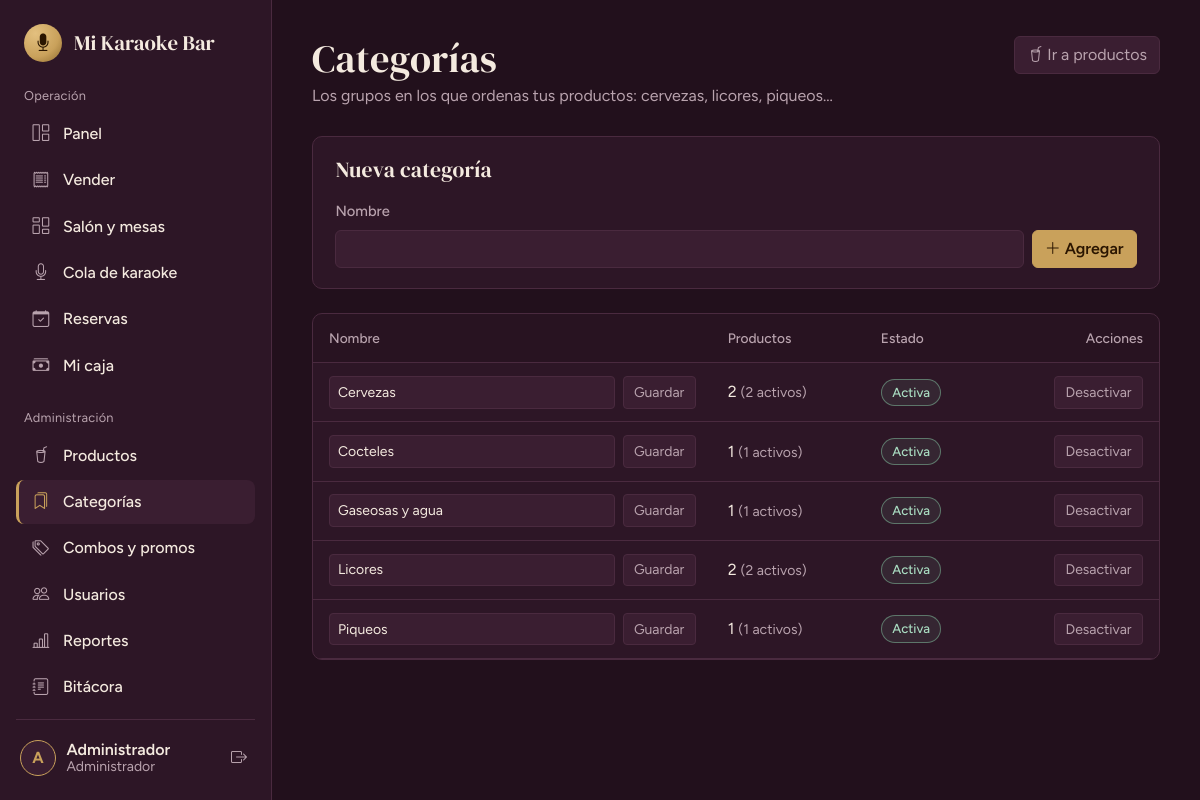
Screenshot of /categorias (signed in) with the database file from the repository.
### tables this page shows
CREATE TABLE IF NOT EXISTS usuarios (
  id          INT UNSIGNED PRIMARY KEY AUTO_INCREMENT,
  rol_id      TINYINT UNSIGNED NOT NULL,
  nombre      VARCHAR(100) NOT NULL,
  usuario     VARCHAR(50)  NOT NULL UNIQUE,
  password    VARCHAR(255) NOT NULL,            
  telefono    VARCHAR(20)  NULL,
  estado      TINYINT(1) NOT NULL DEFAULT 1,    
  ultimo_login DATETIME NULL,
  created_at  TIMESTAMP NOT NULL DEFAULT CURRENT_TIMESTAMP,
  CONSTRAINT fk_usuarios_rol FOREIGN KEY (rol_id) REFERENCES roles(id)
);

CREATE TABLE IF NOT EXISTS categorias (
  id      INT UNSIGNED PRIMARY KEY AUTO_INCREMENT,
  nombre  VARCHAR(80) NOT NULL UNIQUE,
  estado  TINYINT(1) NOT NULL DEFAULT 1
);

### app/core/Controller.php (called while the page is built, shortened)
<?php
abstract class Controller
{
    protected function view(string $view, array $data = [], string $layout = 'main'): void
    {
        extract($data, EXTR_SKIP);
        require APP_PATH . "/views/$view.php";
        $content = ob_get_clean();
        require APP_PATH . "/views/layouts/$layout.php";
    }
    protected function requireAuth(array $roles = []): void
    {
        Auth::refresh();
    }
}

### app/controllers/CategoriasController.php (called while the page is built, shortened)
<?php
class CategoriasController extends Controller
{
    public function __construct()
    {
        $this->requireAuth(['admin']);
    }
    public function index(): void
    {
        $this->view('categorias/index', ['title' => 'Categorías', 'categorias' => Categoria::todas()]);
    }
}

### app/core/Router.php (called while the page is built, shortened)
<?php
class Router
{
    public function dispatch(): void
    {
        try {
            $url   = trim((string) ($_GET['url'] ?? ''), '/');
            $parts = $url === '' ? [] : explode('/', $url);
            $c = strtolower($parts[0]);
            $m = $parts[1] ?? ($c === 'auth' ? 'login' : 'index');
            $params = array_slice($parts, 2);
            $obj = new $class();
            $ref = new ReflectionMethod($obj, $m);
            $ref->invokeArgs($obj, $params);
        } catch (AppException $e) {
            (new ErrorController())->show500($e->getMessage());
        } catch (Throwable $e) {
            error_log((string) $e);
            (new ErrorController())->show500(APP_ENV === 'development' ? $e->getMessage() : null);
        }
    }
}

### public/index.php (called while the page is built, shortened)
<?php
require APP_PATH . '/config/config.php';
spl_autoload_register(function (string $class): void {
    foreach (['core', 'controllers', 'models'] as $dir) {
        $file = APP_PATH . "/$dir/$class.php";
        if (is_file($file)) { require $file; return; }
    }
});
require APP_PATH . '/core/helpers.php';
(new Router())->dispatch();

### app/core/helpers.php (called while the page is built, shortened)
<?php
function e(mixed $v): string { return htmlspecialchars((string) $v, ENT_QUOTES | ENT_SUBSTITUTE, 'UTF-8'); }
function url(string $path = ''): string { return BASE_URL . '/' . ltrim($path, '/'); }
function old(string $key, string $default = ''): string { return e($GLOBALS['_old'][$key] ?? $default); }

### app/core/Database.php (called while the page is built, shortened)
<?php
class Database
{
    private static ?PDO $pdo = null;
    public static function pdo(): PDO
    {
        if (self::$pdo === null) {
            try {
                $dsn = 'mysql:host=' . DB_HOST . ';dbname=' . DB_NAME . ';charset=utf8mb4';
                self::$pdo = new PDO($dsn, DB_USER, DB_PASS, [
                    PDO::ATTR_ERRMODE            => PDO::ERRMODE_EXCEPTION,
                    PDO::ATTR_DEFAULT_FETCH_MODE => PDO::FETCH_ASSOC,
                    PDO::ATTR_EMULATE_PREPARES   => false,
                ]);
                self::$pdo->exec("SET time_zone = '-05:00'");
            } catch (PDOException $e) {
                error_log('DB connect: ' . $e->getMessage());
                throw new AppException('No se pudo conectar a la base de datos. Revisa que MySQL esté encendido en XAMPP y que hayas importado karaoke_bar.sql.');
            }
        }
        return self::$pdo;
    }
    public static function all(string $sql, array $params = []): array
    {
        $st = self::pdo()->prepare($sql);
        $st->execute($params);
        return $st->fetchAll();
    }
    public static function one(string $sql, array $params = []): ?array
    {
        $st = self::pdo()->prepare($sql);
        $st->execute($params);
        $row = $st->fetch();
        return $row === false ? null : $row;
    }
}

### app/models/Categoria.php (called while the page is built, shortened)
<?php
class Categoria
{
    public static function todas(): array
    {
        return Database::all(
            'SELECT c.id, c.nombre, c.estado, COUNT(p.id) AS productos, COALESCE(SUM(p.estado = 1), 0) AS activos
               FROM categorias c LEFT JOIN productos p ON p.categoria_id = c.id
              GROUP BY c.id, c.nombre, c.estado
              ORDER BY c.estado DESC, c.nombre'
        );
    }
}

### app/models/Config.php (called while the page is built, shortened)
<?php
class Config
{
    private static ?array $cache = null;
    public static function get(string $clave, string $default = ''): string
    {
        if (self::$cache === null) {
            try {
                self::$cache = array_column(Database::all('SELECT clave, valor FROM configuracion'), 'valor', 'clave');
            } catch (Throwable $e) {
                self::$cache = [];
            }
        }
        return self::$cache[$clave] ?? $default;
    }
}

### app/config/menu.php (called while the page is built)
<?php
return [
  ['grupo' => 'Operación', 'items' => [
    ['label' => 'Panel',            'icon' => 'bi-grid-1x2',      'route' => 'dashboard', 'roles' => ['admin','cajero'], 'ready' => true],
    ['label' => 'Vender',           'icon' => 'bi-receipt',       'route' => 'ventas',    'roles' => ['admin','cajero'], 'ready' => true],
    ['label' => 'Salón y mesas',    'icon' => 'bi-columns-gap',   'route' => 'mesas',     'roles' => ['admin','cajero'], 'ready' => true],
    ['label' => 'Cola de karaoke',  'icon' => 'bi-mic',           'route' => 'cola',      'roles' => ['admin','cajero'], 'ready' => true],
    ['label' => 'Reservas',         'icon' => 'bi-calendar-check','route' => 'reservas',  'roles' => ['admin','cajero'], 'ready' => true],
    ['label' => 'Mi caja',          'icon' => 'bi-cash-stack',    'route' => 'caja',      'roles' => ['admin','cajero'], 'ready' => true],
  ]],
  ['grupo' => 'Administración', 'items' => [
    ['label' => 'Productos',        'icon' => 'bi-cup-straw',     'route' => 'productos', 'roles' => ['admin'], 'ready' => true],
    ['label' => 'Categorías',       'icon' => 'bi-bookmarks',     'route' => 'categorias','roles' => ['admin'], 'ready' => true],
    ['label' => 'Combos y promos',  'icon' => 'bi-tags',          'route' => 'combos',    'roles' => ['admin'], 'ready' => true],
    ['label' => 'Usuarios',         'icon' => 'bi-people',        'route' => 'usuarios',  'roles' => ['admin'], 'ready' => true],
    ['label' => 'Reportes',         'icon' => 'bi-bar-chart-line','route' => 'reportes',  'roles' => ['admin'], 'ready' => true],
    ['label' => 'Bitácora',         'icon' => 'bi-journal-text',  'route' => 'bitacora',  'roles' => ['admin'], 'ready' => true],
    ['label' => 'Configuración',    'icon' => 'bi-gear',          'route' => 'configuracion', 'roles' => ['admin'], 'ready' => true],
  ]],
];

### app/core/Auth.php (called while the page is built, shortened)
<?php
class Auth
{
    public static function user(): ?array { return $_SESSION['user'] ?? null; }
    public static function id(): int { return (int) ($_SESSION['user']['id'] ?? 0); }
    public static function role(): string { return (string) ($_SESSION['user']['rol'] ?? ''); }
    public static function is(string ...$roles): bool { return in_array(self::role(), $roles, true); }
    public static function refresh(): void
    {
        $u = Usuario::buscarPorId(self::id());
    }
}

### app/models/Usuario.php (called while the page is built, shortened)
<?php
class Usuario
{
    public static function buscarPorId(int $id): ?array
    {
        return Database::one(
            'SELECT u.*, r.nombre AS rol FROM usuarios u JOIN roles r ON r.id = u.rol_id WHERE u.id = ? LIMIT 1',
            [$id]
        );
    }
}

### app/views/categorias/index.php (the view, shortened to what this page needs)
<header class="page-head page-head--actions">
  <div>
    <h1>Categorías</h1>
    <p>Los grupos en los que ordenas tus productos: cervezas, licores, piqueos...</p>
  </div>
  <a class="btn btn-outline-field" href="<?= url('productos') ?>"><i class="bi bi-cup-straw"></i> Ir a productos</a>
</header>
<section class="panel mb-4">
  <h2 class="panel__title mb-3">Nueva categoría</h2>
  <form method="post" action="<?= url('categorias/guardar') ?>" class="row g-2 align-items-end" autocomplete="off">
    <div class="col-sm">
      <label class="form-label" for="nombre">Nombre</label>
      <input class="form-control" id="nombre" name="nombre" maxlength="80" required value="<?= old('nombre') ?>">
    </div>
    <div class="col-sm-auto"><button class="btn btn-brass w-100" type="submit"><i class="bi bi-plus-lg"></i> Agregar</button></div>
  </form>
</section>
<section class="panel panel--flush">
  <div class="table-responsive">
    <table class="table table-app align-middle mb-0">
      <thead><tr><th>Nombre</th><th>Productos</th><th>Estado</th><th class="text-end">Acciones</th></tr></thead>
      <tbody>
      <?php foreach ($categorias as $c): ?>
        <tr class="<?= (int) $c['estado'] ? '' : 'is-off' ?>">
          <td style="min-width:220px">
            <form method="post" action="<?= url('categorias/actualizar/' . (int) $c['id']) ?>" class="d-flex gap-2" autocomplete="off">
              <input class="form-control form-control-sm" name="nombre" maxlength="80" value="<?= e($c['nombre']) ?>" aria-label="Nombre de la categoría" required>
              <button class="btn btn-sm btn-outline-field" type="submit">Guardar</button>
            </form>
          </td>
          <td><?= (int) $c['productos'] ?> <small class="text-secondary">(<?= (int) $c['activos'] ?> activos)</small></td>
          <td><span class="badge-soft badge-soft--<?= (int) $c['estado'] ? 'ok' : 'off' ?>"><?= (int) $c['estado'] ? 'Activa' : 'Desactivada' ?></span></td>
          <td class="text-end">
            <form method="post" action="<?= url('categorias/estado/' . (int) $c['id']) ?>" class="d-inline"
                  data-confirm="<?= (int) $c['estado'] ? '¿Desactivar ' . e($c['nombre']) . '?' : '¿Activar ' . e($c['nombre']) . '?' ?>"
                  data-confirm-button="Sí, continuar">
              <button class="btn btn-sm btn-outline-field" type="submit"><?= (int) $c['estado'] ? 'Desactivar' : 'Activar' ?></button>
            </form>
          </td>
        </tr>
      <?php endforeach; ?>
      </tbody>
    </table>
  </div>
</section>

### app/views/layouts/main.php (shortened to what this page needs)
<?php
$menu  = require APP_PATH . '/config/menu.php';
$user  = Auth::user();
$local = Config::get('nombre_local', 'Karaoke Bar');
$inicial = mb_strtoupper(mb_substr($user['nombre'] ?? '?', 0, 1));
?>
<!doctype html>
<html lang="es" data-bs-theme="dark">
<head>
  <?php include APP_PATH . '/views/layouts/_head.php'; ?>
</head>
<body>
<div class="shell">
  <aside class="sidebar offcanvas-lg offcanvas-start" tabindex="-1" id="sidebar" aria-label="Menú principal">
    <div class="sidebar__brand">
      <span class="brand-mark"><i class="bi bi-mic-fill"></i></span>
      <span class="brand-name"><?= e($local) ?></span>
    </div>
    <nav class="sidebar__nav">
      <?php foreach ($menu as $grupo):
          $items = array_filter($grupo['items'], fn($i) => in_array(Auth::role(), $i['roles'], true));
          if (!$items) continue; ?>
        <p class="nav-group"><?= e($grupo['grupo']) ?></p>
        <?php foreach ($items as $i):
            $activo = Router::$controller === $i['route']; ?>
          <?php if ($i['ready']): ?>
            <a class="nav-item-link<?= $activo ? ' is-active' : '' ?>" href="<?= url($i['route']) ?>"<?= $activo ? ' aria-current="page"' : '' ?>>
              <i class="bi <?= e($i['icon']) ?>"></i><span><?= e($i['label']) ?></span>
            </a>
          <?php else: ?>
            <span class="nav-item-link is-soon" aria-disabled="true">
              <i class="bi <?= e($i['icon']) ?>"></i><span><?= e($i['label']) ?></span><small>Pronto</small>
            </span>
          <?php endif; ?>
        <?php endforeach; ?>
      <?php endforeach; ?>
    </nav>
    <div class="sidebar__user">
      <a class="user-chip" href="<?= url('perfil') ?>" title="Mi perfil">
        <span class="avatar"><?= e($inicial) ?></span>
        <span class="user-chip__text">
          <strong><?= e($user['nombre']) ?></strong>
          <small><?= Auth::is('admin') ? 'Administrador' : 'Cajero' ?></small>
        </span>
      </a>
      <form method="post" action="<?= url('auth/logout') ?>" data-confirm="¿Cerrar sesión?" data-confirm-button="Sí, salir">
        <button class="btn btn-icon" type="submit" title="Cerrar sesión" aria-label="Cerrar sesión"><i class="bi bi-box-arrow-right"></i></button>
      </form>
    </div>
  </aside>
  <main class="content">
    <?= $content ?>
  </main>
</div>
</body>
</html>

### rows the page displays
usuarios: nombre "A", nombre "Administrador"
categorias: nombre "Cervezas", productos "2", activos "2", estado "Activa"
categorias: nombre "Cocteles", productos "1", activos "1", estado "Activa"
categorias: nombre "Gaseosas y agua", productos "1", activos "1", estado "Activa"
categorias: nombre "Licores", productos "2", activos "2", estado "Activa"
categorias: nombre "Piqueos", productos "1", activos "1", estado "Activa"

### other values shown
$local "Mi Karaoke Bar"
$grupo['grupo'] "Operación"
$i['label'] "Panel"
$i['label'] "Vender"
$i['label'] "Salón y mesas"
$i['label'] "Cola de karaoke"
$i['label'] "Reservas"
$i['label'] "Mi caja"
$grupo['grupo'] "Administración"
$i['label'] "Productos"
$i['label'] "Categorías"
$i['label'] "Combos y promos"
$i['label'] "Usuarios"
$i['label'] "Reportes"
$i['label'] "Bitácora"
